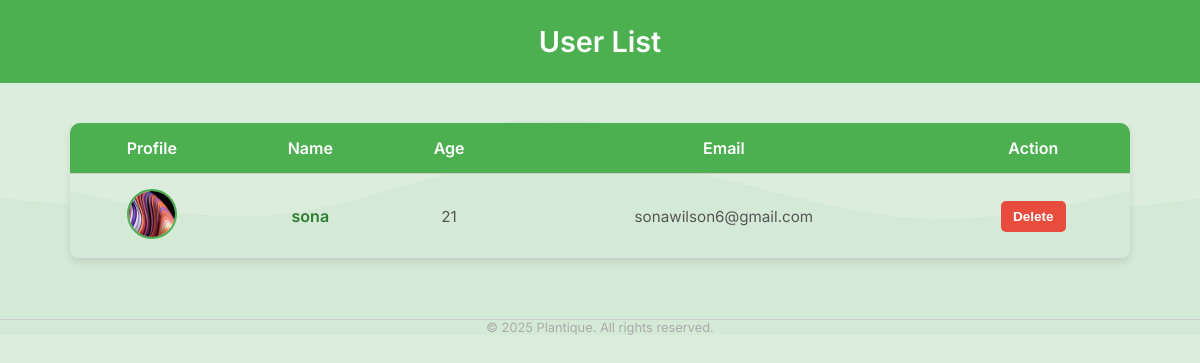
The page /userlist/ on the database its author committed.
### plantique/models.py (models this page shows)
class reg(models.Model):
    name=models.CharField(max_length=100,null=True,blank=True)
    age=models.IntegerField()
    email=models.EmailField(unique=True)
    password=models.CharField(max_length=100,null=True,blank=True)
    image=models.FileField(upload_to='image/')

### plantique/views.py (the view)
# urls.py: path('userlist/',views.userlist,name='userlist'),
def userlist(request):
    user=models.reg.objects.all()
    return render(request,'userlist.html',{'u':user})

### plantique/templates/userlist.html (shortened to what this page needs)
<!DOCTYPE html>
<html lang="en">
<head>
</head>
<body>
    <header>
        User List
    </header>
    <div class="container">
        {% if u %}
            <table>
                <thead>
                    <tr>
                        <th>Profile</th>
                        <th>Name</th>
                        <th>Age</th>
                        <th>Email</th>
                        <th>Action</th>
                    </tr>
                </thead>
                <tbody>
                    {% for user in u %}
                        <tr>
                            <td><img src="{{ user.image.url|default:'/static/default-user.png' }}" alt="Image of {{ user.name }}" class="profile-img"></td>
                            <td><span class="user-name">{{ user.name|default:"N/A" }}</span></td>
                            <td><span class="user-info">{{ user.age|default:"N/A" }}</span></td>
                            <td><span class="user-info">{{ user.email|default:"N/A" }}</span></td>
                            <td>
                                <form method="post" action="{% url 'deleteuser' user.id %}" onsubmit="return confirm('Are you sure you want to delete this user?');">
                                    <button type="submit" class="btn btn-delete">Delete</button>
                                </form>
                            </td>
                        </tr>
                    {% endfor %}
                </tbody>
            </table>
        {% else %}
            <p class="empty-users">No users available.</p>
        {% endif %}
    </div>
    <div class="footer">
        © 2025 Plantique. All rights reserved.
    </div>
</body>
</html>

### plantique/templates/userlist.html (style rules this page uses)
* { box-sizing: border-box; }
body { font-family: 'Inter', sans-serif; margin: 0; padding: 0; background-color: #e8f5e9; background-size: cover; background-position: center; color: #333; }
header { background-color: #4CAF50; color: white; padding: 1.5rem; text-align: center; font-size: 1.8rem; font-weight: 600; }
.container { max-width: 1100px; margin: 40px auto; padding: 0 20px; }
table { width: 100%; border-collapse: collapse; background: #e8f5e9; background-size: cover; background-position: center; box-shadow: 0 4px 8px rgba(0,0,0,0.1); border-radius: 10px; overflow: hidden; }
th, td { padding: 15px; text-align: center; border-bottom: 1px solid #ccc; }
th { background-color: #4CAF50; color: white; font-weight: 600; font-size: 1rem; }
.profile-img { width: 50px; height: 50px; border-radius: 50%; object-fit: cover; border: 2px solid #4CAF50; }
.user-name { color: #2e7d32; font-weight: 600; font-size: 1rem; }
.user-info { color: #555; font-size: 0.95rem; }
.btn { padding: 8px 12px; font-size: 0.85rem; font-weight: 600; border: none; border-radius: 5px; cursor: pointer; text-decoration: none; transition: background-color 0.3s; display: inline-block; }
.btn-delete { background-color: #e74c3c; color: white; }
.footer { text-align: center; margin-top: 60px; color: #aaa; font-size: 0.8rem; border-top: 1px solid #ccc; }

### rows shown on the page
reg: image (picture), name "sona", age "21", email "sonawilson6@gmail.com"
